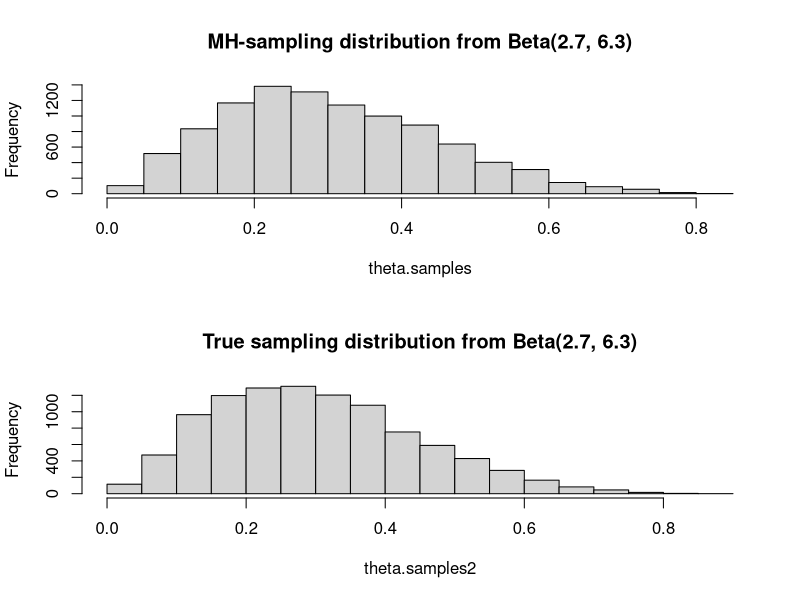

Recreate this plot in R.

# Sample count
n = 10000
# Initialize theta
theta.t = 0
theta.samples = NULL
accepts = 0
for(t in 1:n){
  # Draw sample from proposal distribution
  theta.star = runif(1)
  # Acceptance probability
  alpha = dbeta(theta.star, 2.7, 6.3) / dbeta(theta.t, 2.7, 6.3)
  # Accept drawn sample if 
  if(log(runif(1)) < log(alpha)){
    theta.t = theta.star
    accepts = accepts + 1 
  }
  theta.samples = append(theta.samples, theta.t)
}

cat(sprintf("MH algorithm acceptance rate = %i / %i = %f\n", accepts, n, accepts/n))
par(mfrow=c(2,1))
hist(theta.samples, main="MH-sampling distribution from Beta(2.7, 6.3)", nclass = 25)
theta.samples2 = rbeta(n, 2.7, 6.3)
hist(theta.samples2, main="True sampling distribution from Beta(2.7, 6.3)", nclass = 25)